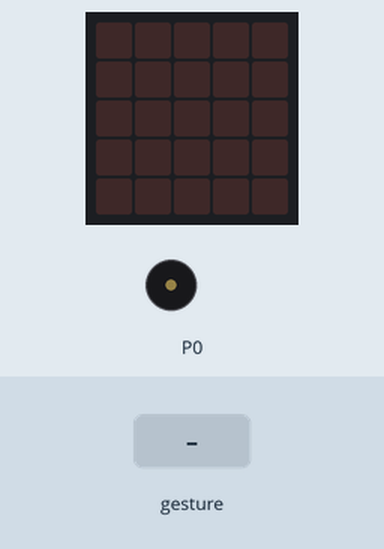
Recording of a program running on a simulated BBC micro:bit (MakeCode). Shown: the board's 5×5 LED display, buzzer (waves = sounding). The inputs (shaded band) are chosen by the test bench. Random numbers come from a fixed seed; a tilt is held for 1.5 s and a shake lasts 1 s, then the board lies face up again.

Above: at 1.2 s.
1.3 s: gesture 'shake'
At 1.62 s:
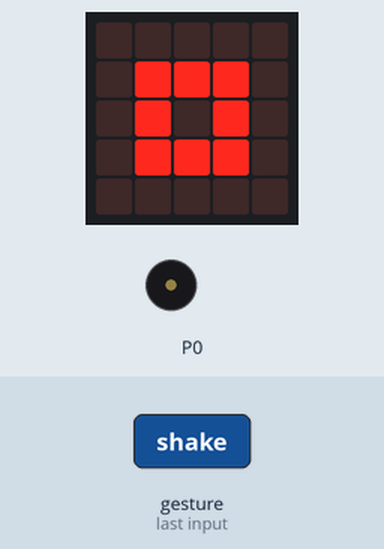
At 3.1 s:
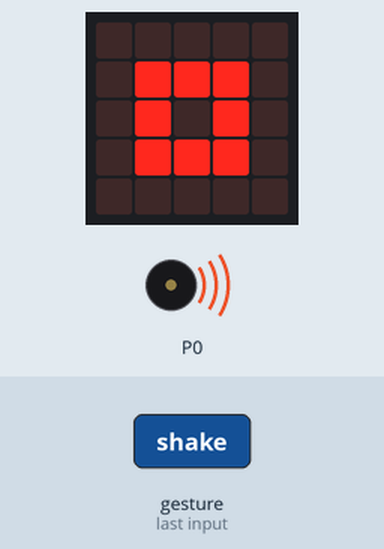
4.3 s: gesture 'shake'
At 9.6 s:
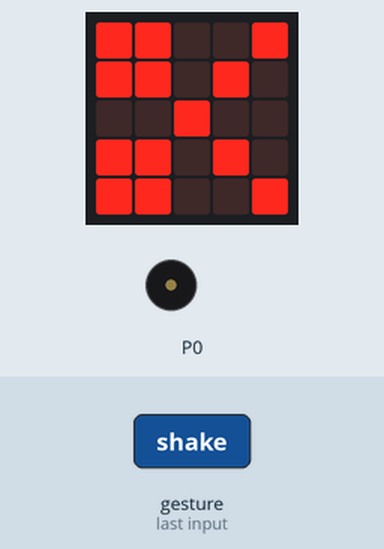
Timing chart, 0 to 11.1 s (numbered marks = the images above; inputs shaded):
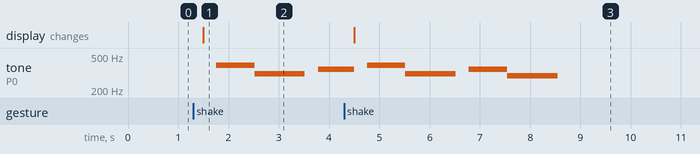

The program:

main.ts
```typescript
let x = 0
input.onGesture(Gesture.Shake, function () {
    x = randint(0, 2)
    if (x == 0) {
        music._playDefaultBackground(music.builtInPlayableMelody(Melodies.Dadadadum), music.PlaybackMode.InBackground)
        basic.showIcon(IconNames.SmallSquare)
    } else if (x == 1) {
        music._playDefaultBackground(music.builtInPlayableMelody(Melodies.Dadadadum), music.PlaybackMode.InBackground)
        basic.showIcon(IconNames.Square)
    } else {
        music._playDefaultBackground(music.builtInPlayableMelody(Melodies.Dadadadum), music.PlaybackMode.InBackground)
        basic.showIcon(IconNames.Scissors)
    }
})
```

test.ts
```typescript
// testes vão aqui; isto não será compilado quando este pacote for usado como uma extensão.
```

Measured:
- after the input at 1.3 s, tone on P0: silent → 392 Hz after 0.46 s, → 311 Hz 0.77 s later, → silent 1.0 s later, → 349 Hz 0.26 s later; the display: changes after 0.20 s (image 1)
- after the input at 4.3 s, the display: changes after 0.20 s (image 3)
